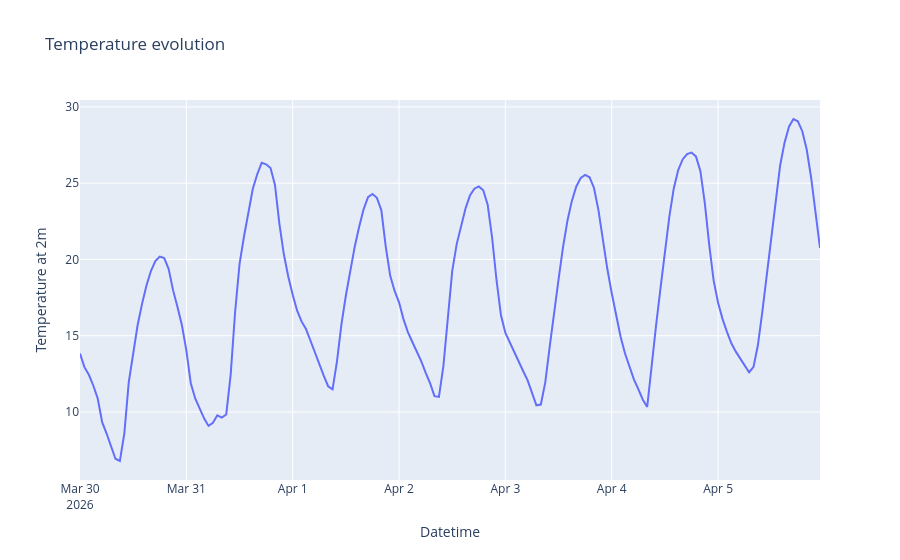

Source (notebook cell):
### Code cell
px.line(data, 
        x='date', y='temperature_2m',
        title='Temperature evolution',
        labels={
            'date': 'Datetime',
            'temperature_2m': 'Temperature at 2m'
        })

### Figure 1 — Plotly figure (JSON) as saved in the notebook; plotly's stock layout.template omitted (floating-point values rounded to 4 significant figures; data arrays with more than 128 entries replaced by an {"elided": "..."} marker saying what was removed)
{"data": [{"hovertemplate": "Datetime=%{x}<br>Temperature at 2m=%{y}<extra></extra>", "legendgroup": "", "line": {"color": "#636efa", "dash": "solid"}, "marker": {"symbol": "circle"}, "mode": "lines", "name": "", "orientation": "v", "showlegend": false, "type": "scatter", "x": {"elided": "168 str values"}, "xaxis": "x", "y": {"elided": "168 float values"}, "yaxis": "y"}], "layout": {"legend": {"tracegroupgap": 0}, "title": {"text": "Temperature evolution"}, "xaxis": {"anchor": "y", "domain": [0, 1], "title": {"text": "Datetime"}}, "yaxis": {"anchor": "x", "domain": [0, 1], "title": {"text": "Temperature at 2m"}}}}
